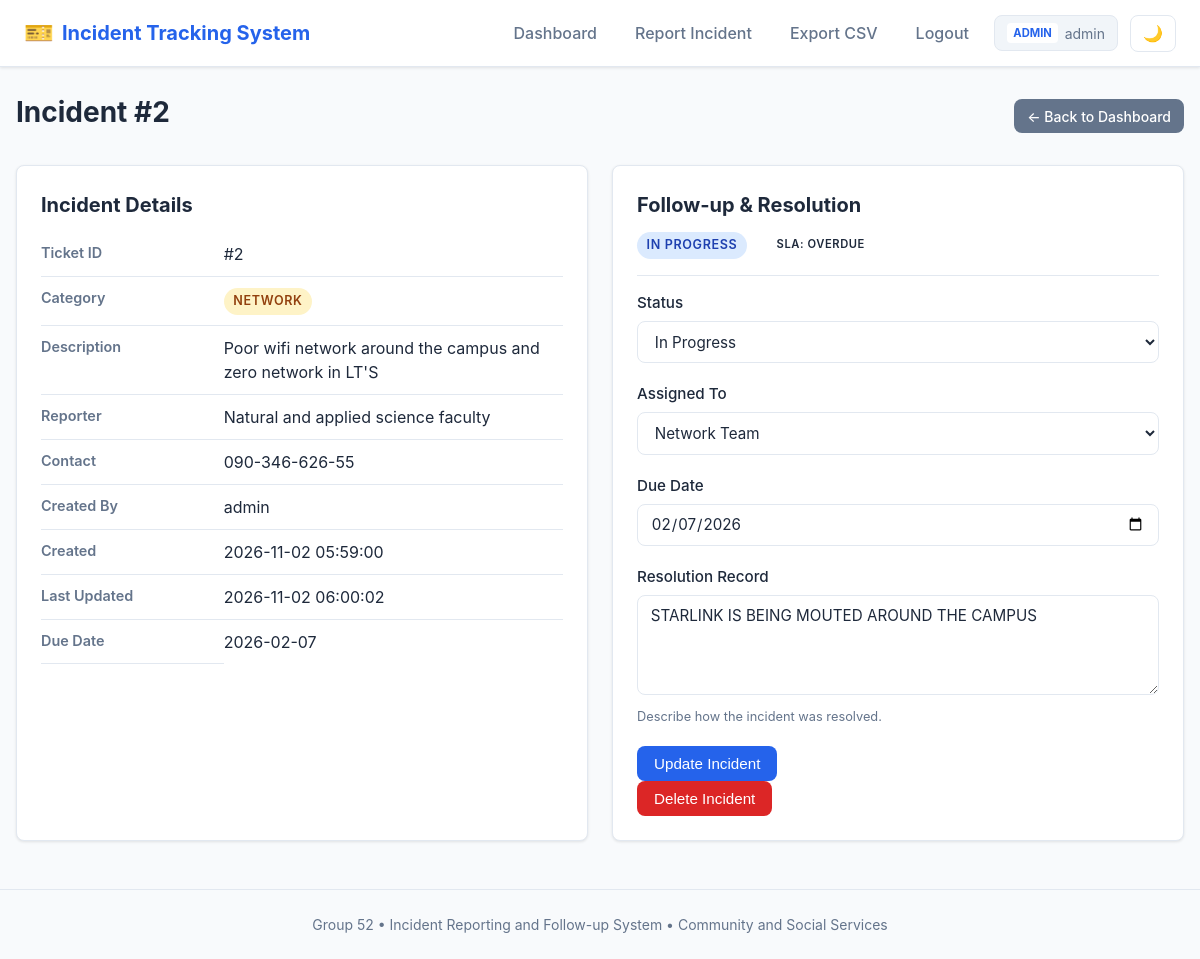
The page /incident/2 (signed in) on the database its author committed.
### tables this page shows
CREATE TABLE users (
    id            INTEGER PRIMARY KEY AUTOINCREMENT,
    username      TEXT NOT NULL UNIQUE,
    password_hash TEXT NOT NULL,
    role          TEXT NOT NULL DEFAULT 'viewer',
    email         TEXT,
    created_at    TEXT NOT NULL DEFAULT (datetime('now'))
);

CREATE TABLE incidents (
    ticket_id     INTEGER PRIMARY KEY AUTOINCREMENT,
    category      TEXT NOT NULL,
    description   TEXT NOT NULL,
    reporter      TEXT NOT NULL,
    contact       TEXT,
    status        TEXT NOT NULL DEFAULT 'Open',
    assigned_to   TEXT,
    resolution    TEXT,
    due_date      TEXT,
    created_by    INTEGER,
    sla_status    TEXT,
    created_at    TEXT NOT NULL DEFAULT (datetime('now')),
    updated_at    TEXT NOT NULL DEFAULT (datetime('now')),
    FOREIGN KEY (created_by) REFERENCES users(id)
);

### app.py (the view)
@app.route('/incident/<int:ticket_id>')
@login_required
def incident_detail(ticket_id):
    user = current_user()
    conn = get_db()
    incident = conn.execute('SELECT * FROM incidents WHERE ticket_id = ?', (ticket_id,)).fetchone()
    if incident is None:
        conn.close()
        flash('Incident not found.', 'error')
        return redirect(url_for('index'))
    incident = dict(incident)
    incident['sla_status'] = compute_sla(incident['created_at'], incident['due_date'])
    if incident['created_by']:
        creator = conn.execute('SELECT username FROM users WHERE id = ?', (incident['created_by'],)).fetchone()
        incident['creator_name'] = creator['username'] if creator else 'Unknown'
    else:
        incident['creator_name'] = 'Unknown'
    conn.close()
    return render_template('detail.html', incident=incident, user=user)

### app.py (called while the page is built)
def get_db():
    conn = sqlite3.connect(DB_PATH)
    conn.row_factory = sqlite3.Row
    return conn

def login_required(f):
    @wraps(f)
    def decorated(*args, **kwargs):
        if 'user_id' not in session:
            flash('Please log in to access this page.', 'error')
            return redirect(url_for('login'))
        return f(*args, **kwargs)
    return decorated

def current_user():
    if 'user_id' not in session:
        return None
    conn = get_db()
    user = conn.execute('SELECT * FROM users WHERE id = ?', (session['user_id'],)).fetchone()
    conn.close()
    return user

def compute_sla(created_at, due_date):
    if not due_date:
        return 'No SLA'
    try:
        due = datetime.fromisoformat(due_date)
        now = datetime.now()
        if now > due:
            return 'Overdue'
        remaining = due - now
        if remaining.total_seconds() < 86400:
            return 'Due Soon'
        return 'On Track'
    except Exception:
        return 'No SLA'

### templates/detail.html (shortened to what this page needs)
{% extends "base.html" %}
{% block content %}
<div class="detail-header">
    <h1>Incident #{{ incident['ticket_id'] }}</h1>
    <a href="{{ url_for('index') }}" class="btn btn-sm btn-back">&larr; Back to Dashboard</a>
</div>
<div class="detail-grid">
    <div class="detail-card">
        <h3>Incident Details</h3>
        <table class="detail-table">
            <tr><th>Ticket ID</th><td>#{{ incident['ticket_id'] }}</td></tr>
            <tr><th>Category</th><td><span class="badge badge-{{ incident['category']|lower }}">{{ incident['category'] }}</span></td></tr>
            <tr><th>Description</th><td>{{ incident['description'] }}</td></tr>
            <tr><th>Reporter</th><td>{{ incident['reporter'] }}</td></tr>
            <tr><th>Contact</th><td>{{ incident['contact'] or 'Not provided' }}</td></tr>
            <tr><th>Created By</th><td>{{ incident['creator_name'] }}</td></tr>
            <tr><th>Created</th><td>{{ incident['created_at'] }}</td></tr>
            <tr><th>Last Updated</th><td>{{ incident['updated_at'] }}</td></tr>
            {% if incident['due_date'] %}
            <tr><th>Due Date</th><td>{{ incident['due_date'] }}</td></tr>
            {% endif %}
        </table>
    </div>
    <div class="detail-card">
        <h3>Follow-up &amp; Resolution</h3>
        <div class="status-row">
            <span class="status-badge status-{{ incident['status']|lower }}">{{ incident['status'] }}</span>
            <span class="sla-badge sla-{{ incident['sla_status']|lower|replace(' ', '-') }}">SLA: {{ incident['sla_status'] }}</span>
        </div>
        {% if user.role in ('admin', 'assignee') %}
        <form method="POST" action="{{ url_for('update_incident', ticket_id=incident['ticket_id']) }}" class="update-form">
            <div class="form-group">
                <label for="status">Status</label>
                <select name="status" id="status" required>
                    <option value="In Progress" {% if incident['status'] == 'In Progress' %}selected{% endif %}>In Progress</option>
                </select>
            </div>
            <div class="form-group">
                <label for="assigned_to">Assigned To</label>
                <select name="assigned_to" id="assigned_to">
                    {% for team in ['IT Support', 'Network Team', 'Maintenance', 'Security'] %}
                    <option value="{{ team }}" {% if incident['assigned_to'] == team %}selected{% endif %}>{{ team }}</option>
                    {% endfor %}
                </select>
            </div>
            <div class="form-group">
                <label for="due_date">Due Date</label>
                <input type="date" name="due_date" id="due_date" value="{{ incident['due_date'] or '' }}">
            </div>
            <div class="form-group">
                <label for="resolution">Resolution Record</label>
                <textarea name="resolution" id="resolution" rows="4">{{ incident['resolution'] or '' }}</textarea>
                <small class="form-hint">Describe how the incident was resolved.</small>
            </div>
            <button type="submit" class="btn btn-primary">Update Incident</button>
        </form>
        <form method="POST" action="{{ url_for('delete_incident', ticket_id=incident['ticket_id']) }}" class="delete-form" style="display:inline; margin-top:1rem;" onsubmit="return confirm('Are you sure you want to delete this incident?')">
            <button type="submit" class="btn btn-danger">Delete Incident</button>
        </form>
        {% else %}
        <p class="viewer-note">You have view-only access. Log in as admin or assignee to edit this incident.</p>
        {% endif %}
    </div>
</div>
{% endblock %}

### templates/base.html (shortened to what this page needs)
<!DOCTYPE html>
<html lang="en">
<head>
    <link rel="stylesheet" href="{{ url_for('static', filename='style.css') }}">
</head>
<body>
    <nav class="navbar">
        <div class="nav-brand">
            <span class="brand-icon">🎫</span>
            <span class="brand-name">Incident Tracking System</span>
        </div>
        <div class="nav-links">
            {% if user %}
            <a href="{{ url_for('index') }}" class="nav-link {% if request.endpoint == 'index' %}active{% endif %}">Dashboard</a>
            {% if user.role in ('admin', 'reporter') %}
            <a href="{{ url_for('new_incident') }}" class="nav-link {% if request.endpoint == 'new_incident' %}active{% endif %}">Report Incident</a>
            {% endif %}
            <a href="{{ url_for('export_csv') }}" class="nav-link">Export CSV</a>
            <a href="{{ url_for('logout') }}" class="nav-link">Logout</a>
            <span class="nav-user">
                <span class="role-badge role-{{ user.role }}">{{ user.role }}</span>
                {{ user.username }}
            </span>
            <button class="theme-toggle" id="themeToggle" title="Toggle dark mode">🌙</button>
            {% else %}
            <a href="{{ url_for('login') }}" class="nav-link">Login</a>
            {% endif %}
        </div>
    </nav>
    <main class="container">
        {% block content %}{% endblock %}
    </main>
    <footer class="footer">
        <p>Group 52 &bull; Incident Reporting and Follow-up System &bull; Community and Social Services</p>
    </footer>
</body>
</html>

### rows shown on the page
users: role "ADMIN", username "admin", creator_name "admin"
incidents: category "NETWORK", description "Poor wifi network around the campus and zero network in LT'S", reporter "Natural and applied science faculty", contact "090-346-626-55", created_at "2026-11-02 05:59:00", updated_at "2026-11-02 06:00:02", due_date "2026-02-07", status "IN PROGRESS", status "In Progress", assigned_to "Network Team", due_date "02/07/2026", resolution "STARLINK IS BEING MOUTED AROUND THE CAMPUS"

### other values the page prints
{{ incident['ticket_id'] }} "2"
{{ incident['sla_status'] }} "OVERDUE"
